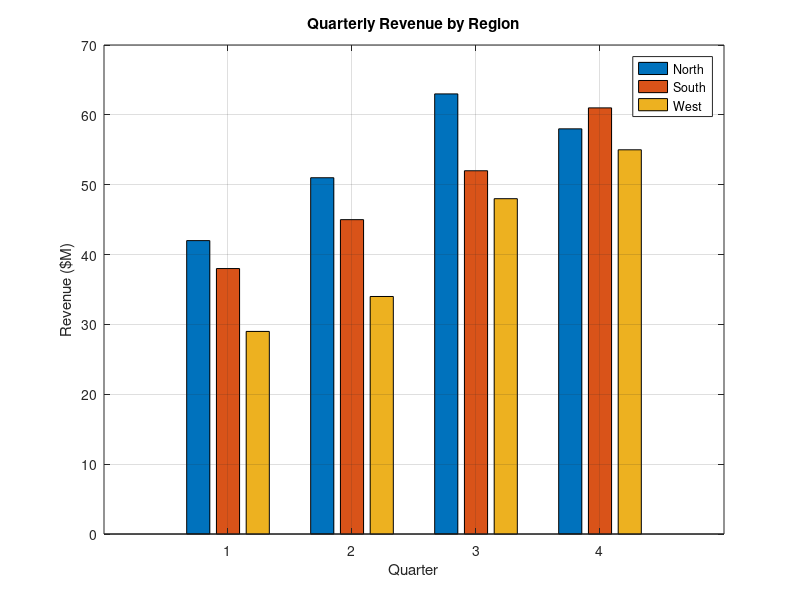

Write the MATLAB code that produced this figure.
categories = {'Q1', 'Q2', 'Q3', 'Q4'};
revenue = [42 51 63 58; 38 45 52 61; 29 34 48 55];

bar(revenue');
title('Quarterly Revenue by Region');
xlabel('Quarter');
ylabel('Revenue ($M)');
legend('North', 'South', 'West');
grid on;
